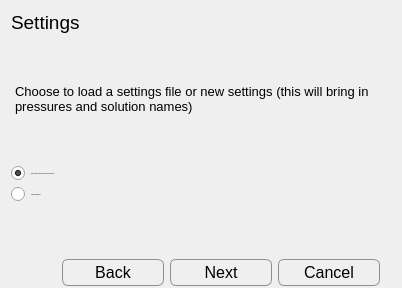
         <widget class="QWidget" name="page_2">
          <layout class="QGridLayout" name="gridLayout_14">
           <property name="bottomMargin">
            <number>0</number>
           </property>
           <item row="6" column="0" colspan="2">
            <widget class="QGroupBox" name="groupBox_2">
             <property name="maximumSize">
              <size>
               <width>16777215</width>
               <height>45</height>
              </size>
             </property>
             <property name="styleSheet">
              <string notr="true">QGroupBox {
    border: 2px solid transparent;
}

 QPushButton {
     border: 1px solid #8f8f91;
     border-radius: 6px;
     width: 100px;
     height: 25px;
     font-size: 16px;
     background-color: qlineargradient(x1: 0, y1: 0, x2: 0, y2: 1,
                                       stop: 0 #f6f7fa, stop: 1 #dadbde);

 }

 QPushButton:focus:pressed {
     background-color: qlineargradient(x1: 0, y1: 0, x2: 0, y2: 1,
                                       stop: 0 #F0FFF0, stop: 1 #f6f7fa);
 }

 QPushButton:hover {
     background-color: qlineargradient(x1: 0, y1: 0, x2: 0, y2: 1,
                                       stop: 0 #f6f7fa, stop: 1 #F0FFF0);
 }

QPushButton:disabled{ background-color: #CCCCCC; }

 QPushButton:flat {
     border: none; /* no border for a flat push button */
 }

 QPushButton:default {
     border-color: navy; /* make the default button prominent */
 }</string>
             </property>
             <property name="title">
              <string/>
             </property>
             <layout class="QGridLayout" name="gridLayout_8">
              <property name="bottomMargin">
               <number>0</number>
              </property>
              <item row="0" column="2">
               <widget class="QPushButton" name="pushButton_back2">
                <property name="text">
                 <string>Back</string>
                </property>
               </widget>
              </item>
              <item row="0" column="4">
               <widget class="QPushButton" name="pushButton_cancel2">
                <property name="text">
                 <string>Cancel</string>
                </property>
               </widget>
              </item>
              <item row="0" column="1">
               <spacer name="horizontalSpacer_2">
                <property name="orientation">
                 <enum>Qt::Horizontal</enum>
                </property>
                <property name="sizeHint" stdset="0">
                 <size>
                  <width>40</width>
                  <height>20</height>
                 </size>
                </property>
               </spacer>
              </item>
              <item row="0" column="3">
               <widget class="QPushButton" name="pushButton_next2">
                <property name="text">
                 <string>Next</string>
                </property>
               </widget>
              </item>
             </layout>
            </widget>
           </item>
           <item row="2" column="0" colspan="2">
            <widget class="QPlainTextEdit" name="plainTextEdit_2">
             <property name="sizePolicy">
              <sizepolicy hsizetype="Expanding" vsizetype="Minimum">
               <horstretch>0</horstretch>
               <verstretch>0</verstretch>
              </sizepolicy>
             </property>
             <property name="maximumSize">
              <size>
               <width>16777215</width>
               <height>80</height>
              </size>
             </property>
             <property name="font">
              <font>
               <pointsize>10</pointsize>
              </font>
             </property>
             <property name="styleSheet">
              <string notr="true">QPlainTextEdit {
    background-color: transparent;
    /*background-image: url(draft.png);*/
    background-attachment: scroll;
}</string>
             </property>
             <property name="frameShape">
              <enum>QFrame::NoFrame</enum>
             </property>
             <property name="plainText">
              <string>Choose to load a settings file or new settings (this will bring in pressures and solution names)</string>
             </property>
            </widget>
           </item>
           <item row="5" column="0">
            <spacer name="verticalSpacer">
             <property name="orientation">
              <enum>Qt::Vertical</enum>
             </property>
             <property name="sizeType">
              <enum>QSizePolicy::Expanding</enum>
             </property>
             <property name="sizeHint" stdset="0">
              <size>
               <width>20</width>
               <height>40</height>
              </size>
             </property>
            </spacer>
           </item>
           <item row="0" column="0">
            <widget class="QLabel" name="label_4">
             <property name="font">
              <font>
               <pointsize>14</pointsize>
              </font>
             </property>
             <property name="text">
              <string>Settings</string>
             </property>
            </widget>
           </item>
           <item row="1" column="0">
            <spacer name="verticalSpacer_2">
             <property name="orientation">
              <enum>Qt::Vertical</enum>
             </property>
             <property name="sizeHint" stdset="0">
              <size>
               <width>20</width>
               <height>40</height>
              </size>
             </property>
            </spacer>
           </item>
           <item row="3" column="0" colspan="2">
            <widget class="QRadioButton" name="radioButton_loadSetting_1">
             <property name="font">
              <font>
               <pointsize>-1</pointsize>
              </font>
             </property>
             <property name="text">
              <string>Set new solution names and pressure/vacuum values</string>
             </property>
             <property name="checked">
              <bool>true</bool>
             </property>
            </widget>
           </item>
           <item row="4" column="0" colspan="2">
            <widget class="QRadioButton" name="radioButton_loadSetting_2">
             <property name="font">
              <font>
               <pointsize>-1</pointsize>
              </font>
             </property>
             <property name="text">
              <string>Load a new setting file</string>
             </property>
            </widget>
           </item>
          </layout>
         </widget>
